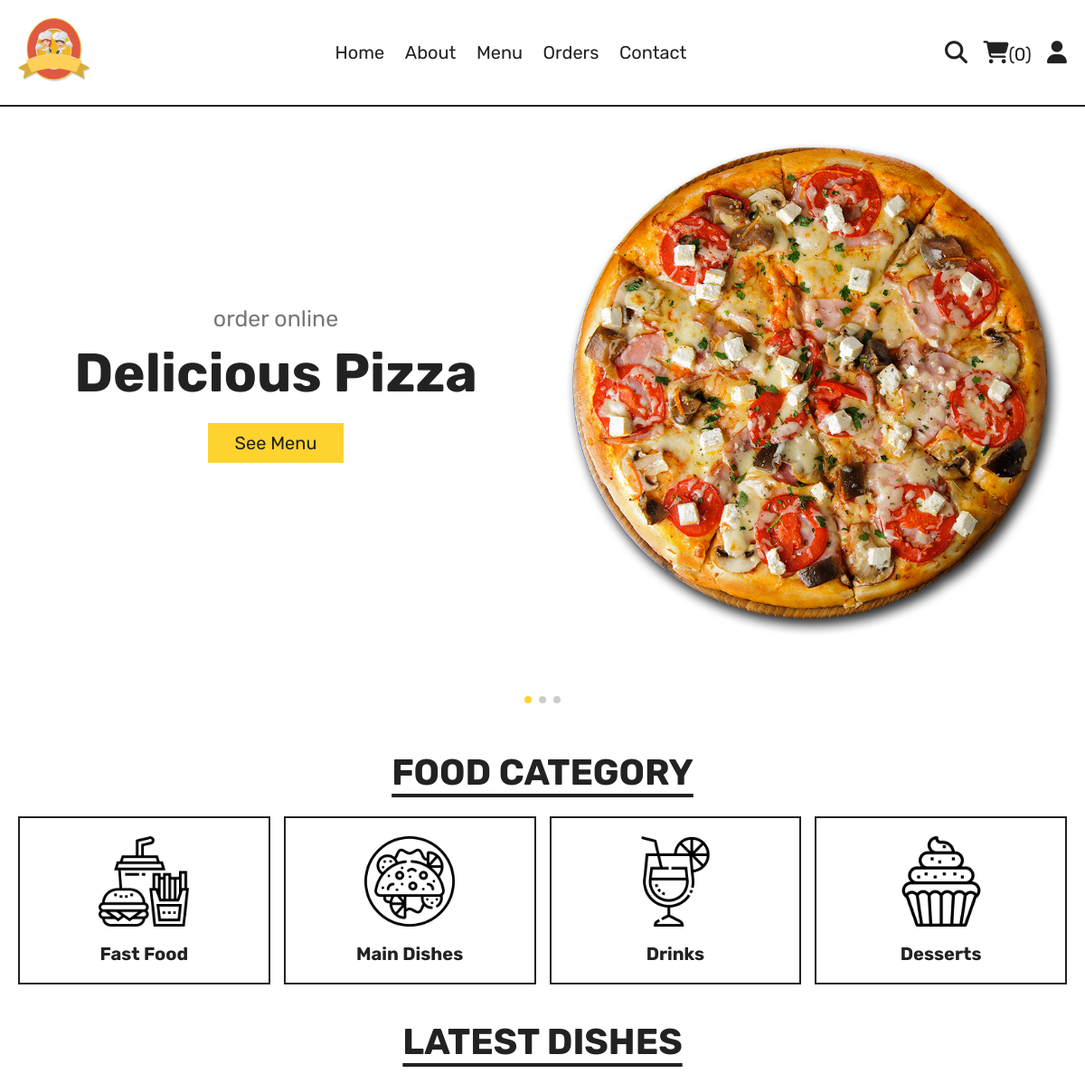
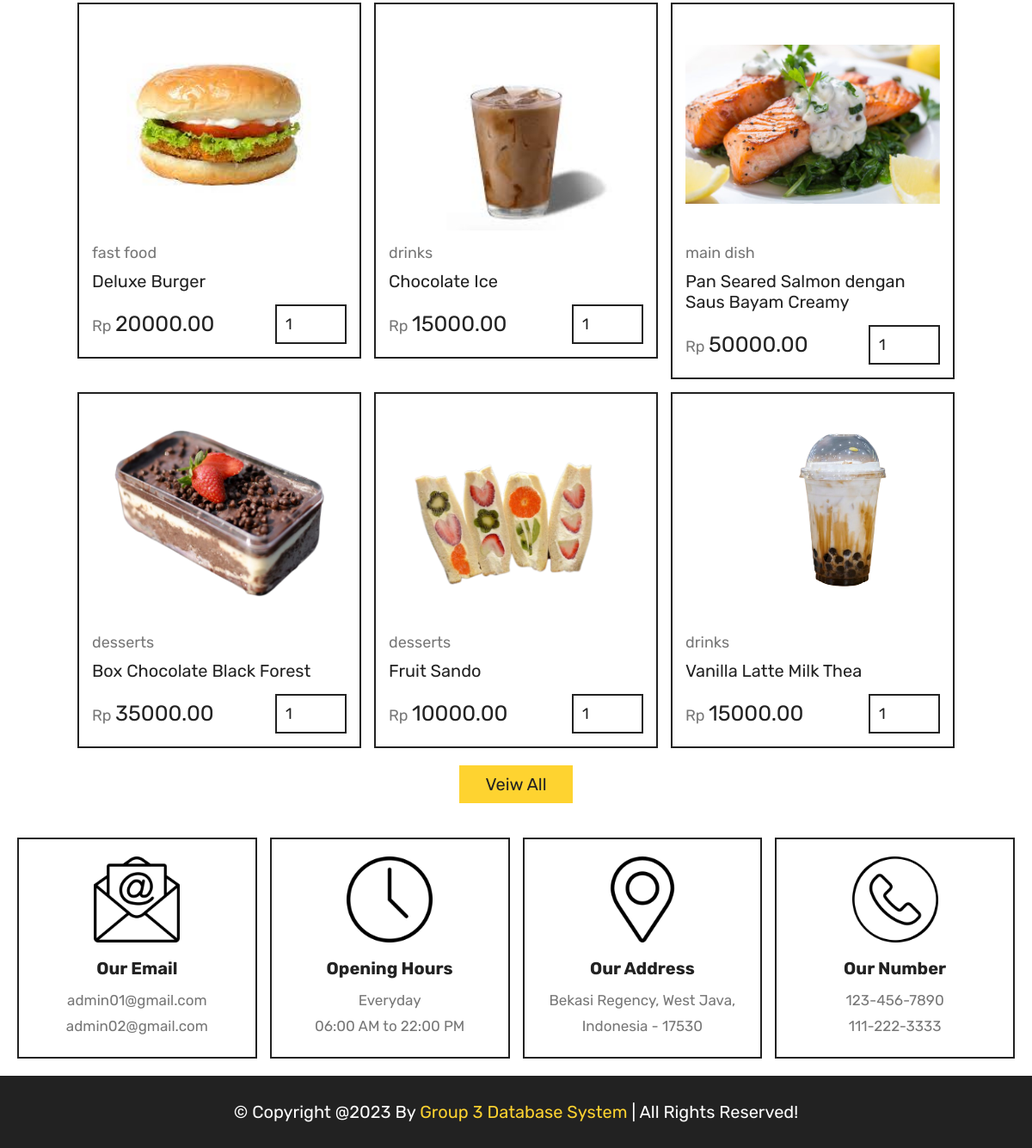
The app's page /home.php with its own data (2 pictures, top to bottom).
### tables this page shows
CREATE TABLE `menu` (
  `MenuID` int(100) NOT NULL,
  `Name` varchar(100) NOT NULL,
  `Category` varchar(100) NOT NULL,
  `Price` decimal(10,2) NOT NULL,
  `Image` varchar(100) NOT NULL
);

### home.php (the view, shortened to what this page needs)
<?php
   include 'components/connect.php';
?>
<!DOCTYPE html>
<html lang="en">
   <head>
      <link rel="stylesheet" href="https://unpkg.com/swiper@8/swiper-bundle.min.css" />
      <link rel="stylesheet" href="https://cdnjs.cloudflare.com/ajax/libs/font-awesome/6.1.1/css/all.min.css">
      <link rel="stylesheet" href="css/style.css">
   </head>
   <body>
      <?php include 'components/user_header.php'; ?>
      <section class="hero">
         <div class="swiper hero-slider">
            <div class="swiper-wrapper">
               <div class="swiper-slide slide">
                  <div class="content">
                     <span>order online</span>
                     <h3>delicious pizza</h3>
                     <a href="menu.php" class="btn">see menu</a>
                  </div>
                  <div class="image">
                     <img src="images/home-img-1.png" alt="">
                  </div>
               </div>
               <div class="swiper-slide slide">
                  <div class="content">
                     <span>order online</span>
                     <h3>chezzy hamburger</h3>
                     <a href="menu.html" class="btn">see menu</a>
                  </div>
                  <div class="image">
                     <img src="images/home-img-2.png" alt="">
                  </div>
               </div>
               <div class="swiper-slide slide">
                  <div class="content">
                     <span>order online</span>
                     <h3>rosted chicken</h3>
                     <a href="menu.html" class="btn">see menu</a>
                  </div>
                  <div class="image">
                     <img src="images/home-img-3.png" alt="">
                  </div>
               </div>
            </div>
            <div class="swiper-pagination"></div>
         </div>
      </section>
      <section class="category">
         <h1 class="title">food category</h1>
         <div class="box-container">
            <a href="category.php?category=fast food" class="box">
               <img src="images/cat-1.png" alt="">
               <h3>fast food</h3>
            </a>
            <a href="category.php?category=main dish" class="box">
               <img src="images/cat-2.png" alt="">
               <h3>main dishes</h3>
            </a>
            <a href="category.php?category=drinks" class="box">
               <img src="images/cat-3.png" alt="">
               <h3>drinks</h3>
            </a>
            <a href="category.php?category=desserts" class="box">
               <img src="images/cat-4.png" alt="">
               <h3>desserts</h3>
            </a>
         </div>
      </section>
      <section class="products">
         <h1 class="title">latest dishes</h1>
         <div class="box-container">
            <?php
               $select_products = $conn->prepare("SELECT * FROM `menu` LIMIT 6");
               $select_products->execute();
               if($select_products->rowCount() > 0){
                  while($fetch_products = $select_products->fetch(PDO::FETCH_ASSOC)){
            ?>
            <form action="" method="post" class="box">
               <img src="uploaded_img/<?= $fetch_products['Image']; ?>" alt="">
               <a href="category.php?category=<?= $fetch_products['Category']; ?>" class="cat"><?= $fetch_products['Category']; ?></a>
               <div class="name"><?= $fetch_products['Name']; ?></div>
               <div class="flex">
                  <div class="price"><span>Rp </span><?= $fetch_products['Price']; ?></div>
                  <input type="number" name="qty" class="qty" min="1" max="99" value="1" maxlength="2">
               </div>
            </form>
            <?php
                  }
               } else {
                  echo '<p class="empty">no products added yet!</p>';
               }
            ?>
         </div>
         <div class="more-btn">
            <a href="menu.php" class="btn">veiw all</a>
         </div>
      </section>
      <?php include 'components/footer.php'; ?>
   </body>
</html>

### components/user_header.php (shortened to what this page needs)
<header class="header">
   <section class="flex">
      <a href="home.php" class="logo"><img src="images/Logo Group.png"></a>
      <nav class="navbar">
         <a href="home.php">Home</a>
         <a href="about.php">About</a>
         <a href="menu.php">Menu</a>
         <a href="orders.php">Orders</a>
         <a href="contact.php">Contact</a>
      </nav>
      <div class="icons">
         <?php
            $count_cart_items = $conn->prepare("SELECT * FROM `cart` WHERE CustomerID = ?");
            $count_cart_items->execute([$user_id]);
            $total_cart_items = $count_cart_items->rowCount();
         ?>
         <a href="search.php"><i class="fas fa-search"></i></a>
         <a href="cart.php"><i class="fas fa-shopping-cart"></i><span>(<?= $total_cart_items; ?>)</span></a>
         <div id="user-btn" class="fas fa-user"></div>
      </div>
   </section>
</header>

### components/footer.php (shortened to what this page needs)
<footer class="footer">
   <section class="grid">
      <div class="box">
         <img src="images/email-icon.png" alt="">
         <h3>our email</h3>
         <a href="mailto:admin01@gmail.com">admin01@gmail.com</a>
         <a href="mailto:admin02@gmail.com">admin02@gmail.com</a>
      </div>
      <div class="box">
         <img src="images/clock-icon.png" alt="">
         <h3>opening hours</h3>
         <p>Everyday <br> 06:00 AM to 22:00 PM</p>
      </div>
      <div class="box">
         <img src="images/map-icon.png" alt="">
         <h3>our address</h3>
         <a href="#">Bekasi Regency, West Java, Indonesia - 17530</a>
      </div>
      <div class="box">
         <img src="images/phone-icon.png" alt="">
         <h3>our number</h3>
         <a href="tel:1234567890">123-456-7890</a>
         <a href="tel:1112223333">111-222-3333</a>
      </div>
   </section>
   <div class="credit">&copy; copyright @2023 by <span>Group 3 Database System</span> | all rights reserved!</div>
</footer>

### css/style.css (style rules this page uses)
:root { --yellow:#fed330; --red:#e74c3c; --white:#fff; --black:#222; --light-color:#777; --border:.2rem solid var(--black); }
.logo img { width: 80px; height: 70px; }
* { font-family: 'Rubik', sans-serif; margin:0; padding:0; box-sizing: border-box; outline: none; border: none; text-decoration: none; }
html { font-size: 62.5%; overflow-x: hidden; scroll-behavior: smooth; stop-opacity: 7rem; }
section { margin:0 auto; max-width: 1200px; padding:2rem; }
.title { text-align: center; margin-bottom: 2.5rem; font-size: 4rem; color:var(--black); text-transform: uppercase; text-decoration: underline; text-underline-offset: 1rem; }
.btn, .delete-btn { margin-top: 1rem; display: inline-block; font-size: 2rem; padding:1rem 3rem; cursor: pointer; text-transform: capitalize; transition: .2s linear; }
.btn { background-color: var(--yellow); color:var(--black); }
.header { position: sticky; top:0; left:0; right:0; z-index: 1000; background-color: var(--white); border-bottom: var(--border); }
.header .flex { display: flex; align-items: center; justify-content: space-between; position: relative; }
.header .flex .logo { font-size: 2.5rem; color:var(--black); }
.header .flex .navbar a { font-size: 2rem; color:var(--black); margin:0 1rem; }
.header .flex .icons > * { margin-left: 1.5rem; font-size: 2.5rem; color:var(--black); cursor: pointer; }
.header .flex .icons span { font-size: 2rem; }
.hero .slide { display: flex; align-items: center; flex-wrap: wrap-reverse; gap:2rem; margin-bottom: 4rem; }
.hero .slide .image { flex:1 1 40rem; }
.hero .slide .image img { width: 100%; }
.hero .slide .content { flex:1 1 40rem; text-align: center; }
.hero .slide .content span { font-size: 2.5rem; color:var(--light-color); }
.hero .slide .content h3 { margin:1rem 0; font-size: 6rem; color:var(--black); text-transform: capitalize; }
.category .box-container { display: grid; grid-template-columns: repeat(auto-fit, minmax(27rem, 1fr)); gap:1.5rem; align-items: flex-start; }
.category .box-container .box { border:var(--border); padding:2rem; text-align: center; }
.category .box-container .box img { width: 100%; height: 10rem; object-fit: contain; }
.category .box-container .box h3 { font-size: 2rem; margin-top: 1.5rem; color:var(--black); text-transform: capitalize; }
.products .box-container { display: grid; grid-template-columns: repeat(auto-fit, 33rem); justify-content: center; align-items: flex-start; gap:1.5rem; }
.products .box-container .box { border:var(--border); padding:1.5rem; position: relative; overflow: hidden; }
.products .box-container .box img { height: 25rem; width: 100%; object-fit: contain; margin-bottom: 1rem; }
.products .box-container .box .cat { font-size: 1.8rem; color:var(--light-color); }
.products .box-container .box .name { font-size: 2rem; color:var(--black); margin:1rem 0; }
.products .box-container .box .flex { display: flex; align-items: center; gap:1rem; margin-top: 1.5rem; }
.products .box-container .box .flex .price { margin-right: auto; font-size: 2.5rem; color:var(--black); }
.products .box-container .box .flex .price span { color:var(--light-color); font-size: 1.8rem; }
.products .box-container .box .flex .qty { padding:1rem; border:var(--border); font-size: 1.8rem; color:var(--black); }
.products .more-btn { margin-top: 1rem; text-align: center; }
.footer .grid { display: grid; grid-template-columns: repeat(auto-fit, minmax(27rem, 1fr)); gap:1.5rem; align-items: flex-start; }
.footer .grid .box { border:var(--border); padding:2rem; text-align: center; }
.footer .grid .box img { height: 10rem; width: 100%; object-fit: contain; margin-bottom: .5rem; }
.footer .grid .box h3 { margin:1rem 0; font-size: 2rem; color:var(--black); text-transform: capitalize; }
.footer .grid .box p, .footer .grid .box a { display: block; font-size: 1.7rem; color:var(--light-color); line-height: 1.8; }
.credit { padding:3rem 2rem; text-align: center; background-color: var(--black); color:var(--white); font-size: 2rem; text-transform: capitalize; }
.credit span { color:var(--yellow); }

### records on screen
menu: Image (picture), Category "fast food", Name "Deluxe Burger", Price "20000.00"
menu: Image (picture), Category "drinks", Name "Chocolate Ice", Price "15000.00"
menu: Image (picture), Category "main dish", Name "Pan Seared Salmon dengan Saus Bayam Creamy", Price "50000.00"
menu: Image (picture), Category "desserts", Name "Box Chocolate Black Forest", Price "35000.00"
menu: Image (picture), Category "desserts", Name "Fruit Sando", Price "10000.00"
menu: Image (picture), Category "drinks", Name "Vanilla Latte Milk Thea", Price "15000.00"

### other values on screen
$total_cart_items "0"
